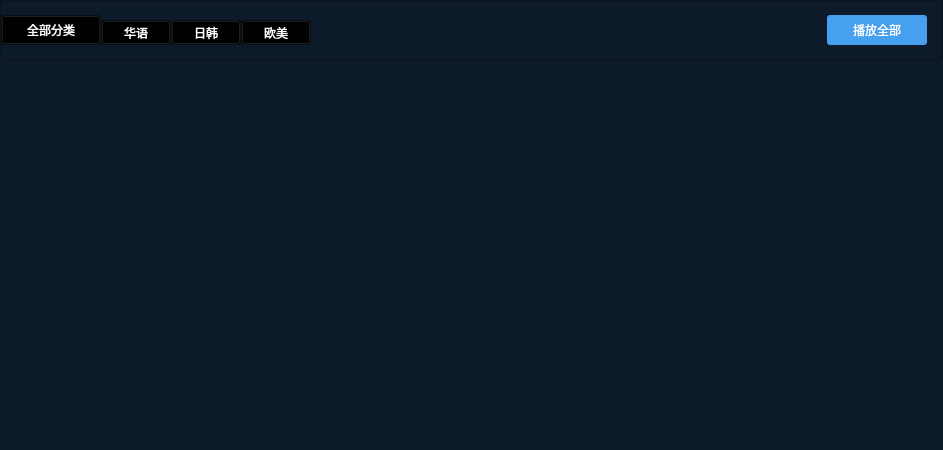
<?xml version="1.0" encoding="UTF-8"?>
<ui version="4.0">
 <class>MVSortType</class>
 <widget class="QWidget" name="MVSortType">
  <property name="geometry">
   <rect>
    <x>0</x>
    <y>0</y>
    <width>943</width>
    <height>450</height>
   </rect>
  </property>
  <property name="minimumSize">
   <size>
    <width>0</width>
    <height>450</height>
   </size>
  </property>
  <property name="windowTitle">
   <string>Form</string>
  </property>
  <layout class="QVBoxLayout" name="verticalLayout_2">
   <property name="spacing">
    <number>0</number>
   </property>
   <property name="leftMargin">
    <number>0</number>
   </property>
   <property name="topMargin">
    <number>0</number>
   </property>
   <property name="rightMargin">
    <number>0</number>
   </property>
   <property name="bottomMargin">
    <number>0</number>
   </property>
   <item>
    <layout class="QVBoxLayout" name="verticalLayout">
     <property name="spacing">
      <number>0</number>
     </property>
     <item>
      <widget class="QFrame" name="frame_sort">
       <property name="minimumSize">
        <size>
         <width>0</width>
         <height>60</height>
        </size>
       </property>
       <property name="styleSheet">
        <string notr="true">#frame_sort
{
background-color: #0d1a2a;
}</string>
       </property>
       <property name="frameShape">
        <enum>QFrame::StyledPanel</enum>
       </property>
       <property name="frameShadow">
        <enum>QFrame::Raised</enum>
       </property>
       <layout class="QHBoxLayout" name="horizontalLayout_2">
        <property name="spacing">
         <number>0</number>
        </property>
        <property name="leftMargin">
         <number>0</number>
        </property>
        <property name="topMargin">
         <number>0</number>
        </property>
        <property name="rightMargin">
         <number>0</number>
        </property>
        <property name="bottomMargin">
         <number>0</number>
        </property>
        <item>
         <layout class="QHBoxLayout" name="horizontalLayout">
          <item>
           <widget class="QPushButton" name="pushButton_title">
            <property name="minimumSize">
             <size>
              <width>100</width>
              <height>30</height>
             </size>
            </property>
            <property name="styleSheet">
             <string notr="true">QPushButton
{
color: white;
font: 75 12pt &quot;Microsoft YaHei UI&quot;;
background-color: transparent;
}</string>
            </property>
            <property name="text">
             <string>全部分类</string>
            </property>
           </widget>
          </item>
          <item>
           <widget class="QPushButton" name="pushButton_mark1">
            <property name="minimumSize">
             <size>
              <width>70</width>
              <height>30</height>
             </size>
            </property>
            <property name="styleSheet">
             <string notr="true">QPushButton
{
color: white;
margin-top:5px;
background-color: transparent;
}

QPushButton:hover
{
color: #46a0ef;
}


QPushButton:checked
{
color: white;
border-radius: 12px;
background-color: #46a0ef;
}</string>
            </property>
            <property name="text">
             <string>华语</string>
            </property>
           </widget>
          </item>
          <item>
           <widget class="QPushButton" name="pushButton_mark2">
            <property name="minimumSize">
             <size>
              <width>70</width>
              <height>30</height>
             </size>
            </property>
            <property name="styleSheet">
             <string notr="true">QPushButton
{
color: white;
margin-top:5px;
background-color: transparent;
}

QPushButton:hover
{
color: #46a0ef;
}


QPushButton:checked
{
color: white;
border-radius: 12px;
background-color: #46a0ef;
}</string>
            </property>
            <property name="text">
             <string>日韩</string>
            </property>
           </widget>
          </item>
          <item>
           <widget class="QPushButton" name="pushButton_mark3">
            <property name="minimumSize">
             <size>
              <width>70</width>
              <height>30</height>
             </size>
            </property>
            <property name="styleSheet">
             <string notr="true">QPushButton
{
color: white;
margin-top:5px;
background-color: transparent;
}

QPushButton:hover
{
color: #46a0ef;
}


QPushButton:checked
{
color: white;
border-radius: 12px;
background-color: #46a0ef;
}</string>
            </property>
            <property name="text">
             <string>欧美</string>
            </property>
           </widget>
          </item>
          <item>
           <spacer name="horizontalSpacer">
            <property name="orientation">
             <enum>Qt::Horizontal</enum>
            </property>
            <property name="sizeHint" stdset="0">
             <size>
              <width>40</width>
              <height>20</height>
             </size>
            </property>
           </spacer>
          </item>
          <item>
           <widget class="QPushButton" name="pushButton_playall">
            <property name="minimumSize">
             <size>
              <width>100</width>
              <height>30</height>
             </size>
            </property>
            <property name="styleSheet">
             <string notr="true">QPushButton
{
color: white;
border-radius: 3px;
background-color: #46a0ef;
}
QPushButton:hover
{
color: white;
background-color: #3f91da;
}</string>
            </property>
            <property name="text">
             <string>播放全部</string>
            </property>
           </widget>
          </item>
          <item>
           <spacer name="horizontalSpacer_2">
            <property name="orientation">
             <enum>Qt::Horizontal</enum>
            </property>
            <property name="sizeType">
             <enum>QSizePolicy::Fixed</enum>
            </property>
            <property name="sizeHint" stdset="0">
             <size>
              <width>15</width>
              <height>20</height>
             </size>
            </property>
           </spacer>
          </item>
         </layout>
        </item>
       </layout>
      </widget>
     </item>
     <item>
      <widget class="QListWidget" name="listWidget_sort">
       <property name="minimumSize">
        <size>
         <width>0</width>
         <height>390</height>
        </size>
       </property>
       <property name="styleSheet">
        <string notr="true">QListWidget
{
border: none;
background-color: #0d1a2a;
}

QListWidget::item
{
background-color: #0d1a2a;
/*border: 1px solid #ff0000;*/
}

QListWidget::item:hover
{

}</string>
       </property>
      </widget>
     </item>
    </layout>
   </item>
  </layout>
 </widget>
 <resources/>
 <connections/>
</ui>
